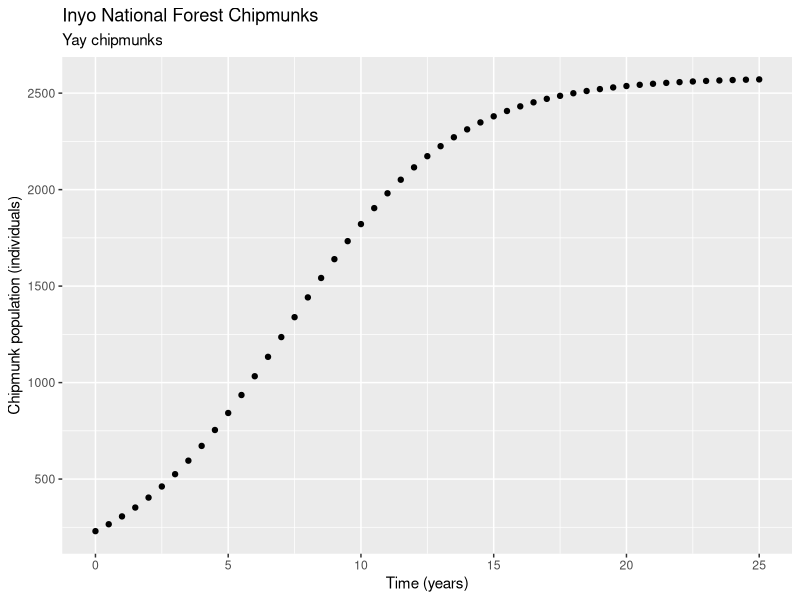

This chart was generated by the following R code:
## ---- chunk 1
knitr::opts_chunk$set(echo = TRUE)

library(tidyverse)
## ---- chunk 2
# Examples of logarithms (used hashtag for comments)

log(4)

# Example of exponents

exp(5)

log(exp(1))
## ---- chunk 3
# A sequence from 1 to 20, by increments of 1

ex_1 <- seq(from = 1, to = 20, by = 1)
# vector from 0 to 40 by increments of 0.2
ex_2 <- seq(from = 0, to = 40, by = 0.2)
#vector from 1 to 5000 by increments of 10
ex_3 <- seq(from = 1, to = 5000, by = 10)
## ---- chunk 4
pop_logistic <- function(capacity, initial_pop, rate, time_yr) {
  
  capacity/(1 + ((capacity - initial_pop) / initial_pop) * exp(-rate * time_yr))
  
}
pop_logistic(capacity = 2580, initial_pop = 230, rate = 0.32, time_yr = 2.4)
  
# use squigle brackets { } when defining a function
## ---- chunk 5
time_vec <- seq(from = 0, to = 25, by = 0.5) 

## ---- chunk 6
chipmunk_pop <- pop_logistic(capacity = 2580, initial_pop = 230, rate = 0.32, time_yr = time_vec)
## ---- chunk 7

chipmunk_df <- data.frame(time_vec, chipmunk_pop)

chipmunk_df  #call the data frame
## ---- chunk 8

ggplot(data = chipmunk_df, aes(x = time_vec, y = chipmunk_pop)) + 
  geom_point() +
  labs(x = "Time (years)",
      y = "Chipmunk population (individuals)",
      title = "Inyo National Forest Chipmunks",
      subtitle = "Yay chipmunks")
  #add axis labels and units with labs
